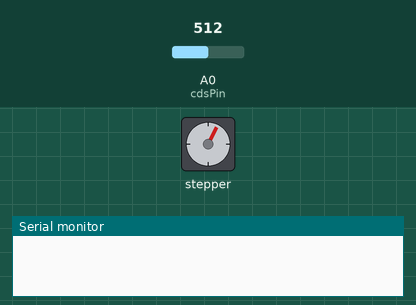
Bench run of a sketch on a simulated Arduino Uno, built with avr-gcc and run on an emulated ATmega328P. Parts: stepper motor, the last lines printed to the serial monitor. Wiring (inferred from the names in the program): stepper motor driver (200 steps per turn assumed): step pin 9; direction pin 8. The test bench sets the inputs (shaded band); at power-on: A0 (cdsPin) = 512.

Above: at 1.2 s.
1.3 s: A0 (cdsPin) set to 770
At 4.16 s:
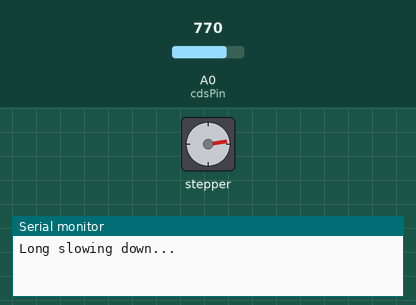
7.3 s: A0 (cdsPin) set to 751
At 8.1 s:
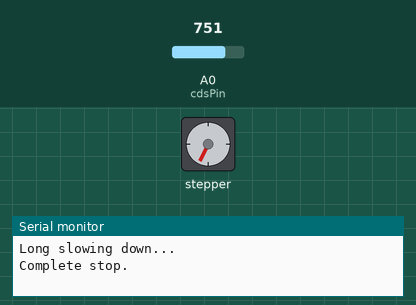
10.3 s: A0 (cdsPin) set to 900
At 17.4 s:
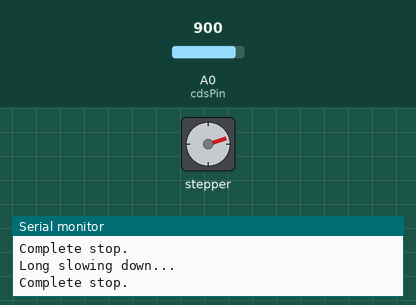
Timing chart, 0 to 18.9 s (numbered marks = the images above; inputs shaded):
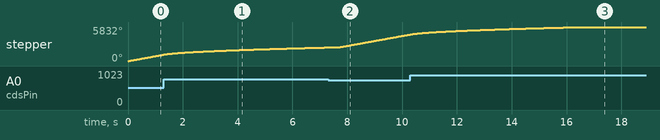

The sketch:

ru_retto.ino
```cpp
const int cdsPin = A0;
const int stepPin = 9;
const int dirPin = 8;

const int threshold = 760;

void setup() {
  pinMode(stepPin, OUTPUT);
  pinMode(dirPin, OUTPUT);
  Serial.begin(9600);
}

void loop() {
  int lightValue = analogRead(cdsPin);

  if (lightValue < threshold) {
    // 1. 暗い間は通常速度で回転
    while (analogRead(cdsPin) < threshold) {
      stepMotor(1000);
    }

    // 2. 長い時間をかけて減速（スローダウン）
    Serial.println("Long slowing down...");

    // speed（待ち時間）を 1000 から 8000 まで、10ずつじわじわ増やす
    // この数値を大きくするほど、停止までの時間が長くなります
    for (int speed = 1000; speed < 8000; speed += 10) {
      stepMotor(speed);
    }

    Serial.println("Complete stop.");
  }

  delay(100);
}

void stepMotor(int delayTime) {
  digitalWrite(dirPin, HIGH);
  digitalWrite(stepPin, HIGH);
  delayMicroseconds(delayTime);
  digitalWrite(stepPin, LOW);
  delayMicroseconds(delayTime);
}
```

Measured:
- the behaviour switches between 760 and 759 on A0 (cdsPin) (found by bisection; images 1 and 2)
